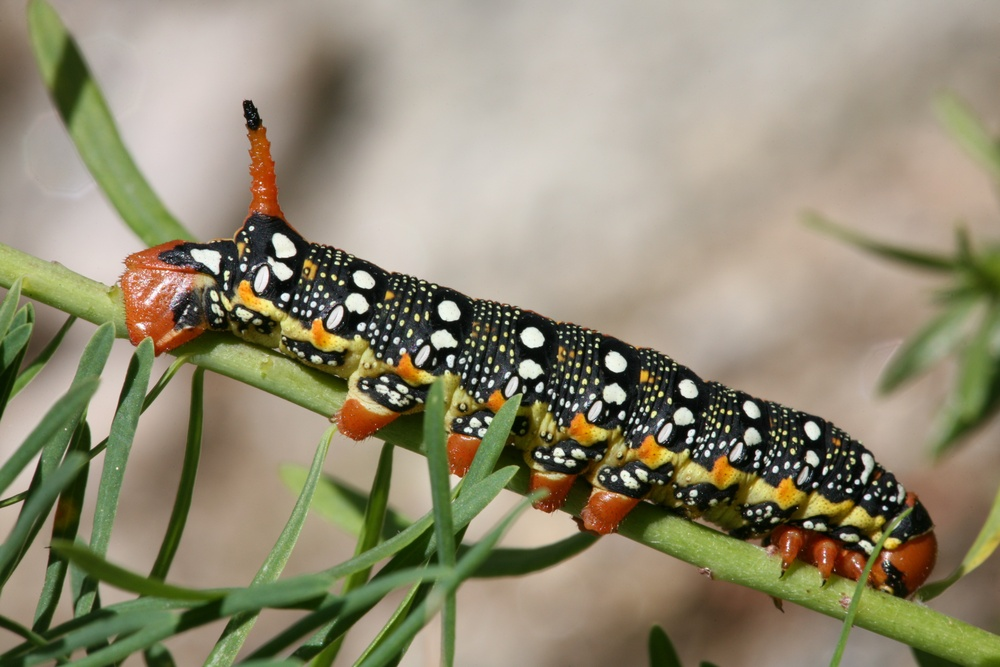
#> input picture caterpillar.jpg, 1000 x 667 px, shrunk from 4368 x 2912 before the run, found by its file name
$ python to_black_and_white.py
#> lines starting #> are read from the running program, lines starting #| are printed output that depends on the picture
from PIL import Image

def black_and_white(input_image_path, output_image_path):
#> called with input_image_path = 'caterpillar.jpg', output_image_path = 'bw_caterpillar.jpg'
    color_image = Image.open(input_image_path)
#> color_image is the input picture: PIL image 1000x667 RGB; mean R, G, B 145.5, 139, 114.8
    bw = color_image.convert('L')
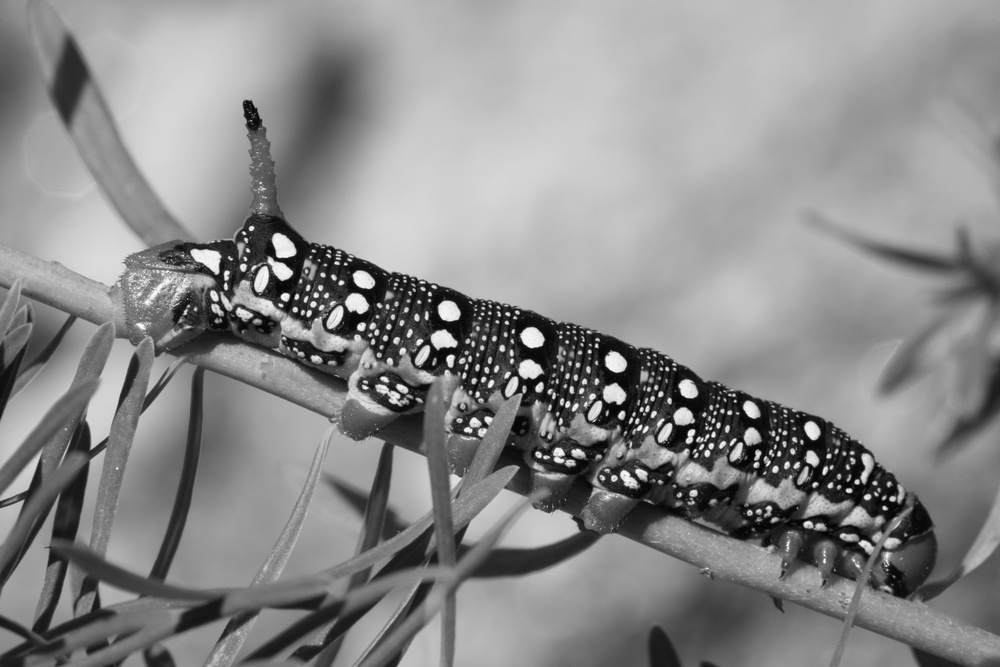
#> bw: PIL image 1000x667 L; min 1, max 254, mean 138.2
    bw.save(output_image_path)

if __name__ == '__main__':
    black_and_white('caterpillar.jpg', 'bw_caterpillar.jpg')
